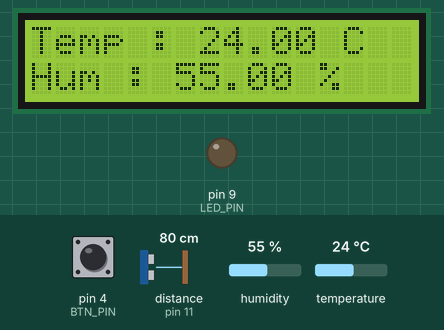
Simulated run of this sketch. Board: Arduino Uno, built with avr-gcc and run on an emulated ATmega328P. Parts: 16×2 character LCD, output pins drawn as LEDs (lit = HIGH). Inputs (shaded band) come from the test bench; at power-on: pin 4 (BTN_PIN) HIGH, distance to the obstacle (sensor on pin 11) 80 cm, humidity 55 %, temperature 24 °C. The echo pulse lasts 58.3 µs per cm; what the sketch prints to the serial monitor is not drawn.

Above: at 14.3 s.
14.4 s: pin 4 (BTN_PIN) pulled LOW for 0.15 s
At 15.4 s:
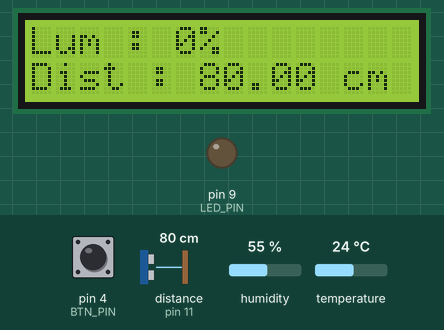
27.5 s: pin 4 (BTN_PIN) pulled LOW for 0.15 s
At 29.2 s:
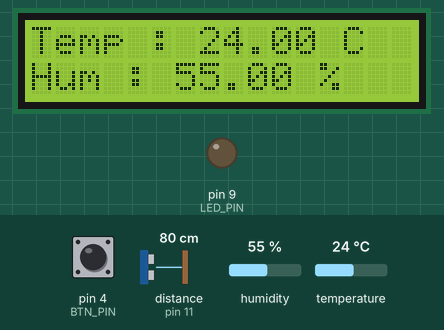
40.6 s: pin 4 (BTN_PIN) pulled LOW for 0.15 s
At 42.6 s:
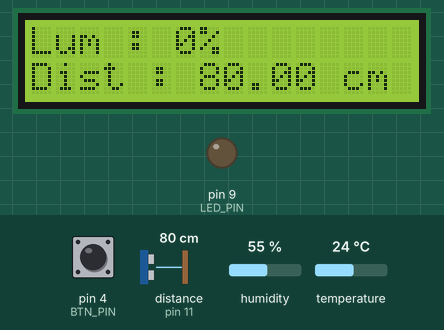
53.7 s: pin 4 (BTN_PIN) pulled LOW for 0.15 s
At 55.1 s:
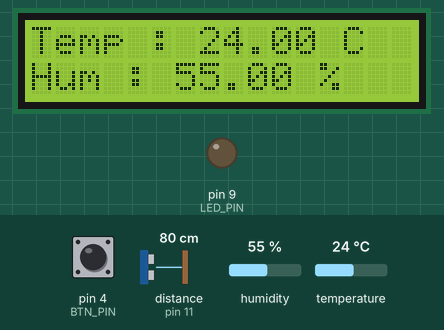
66.8 s: pin 4 (BTN_PIN) pulled LOW for 0.15 s
At 68.5 s:
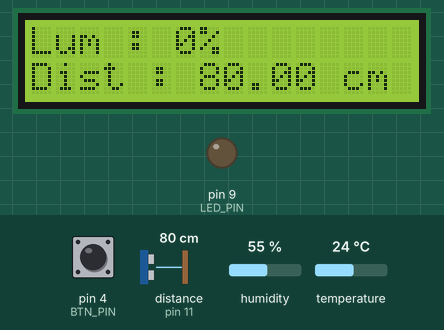
Timing chart, 0 to 70.0 s (numbered marks = the images above; inputs shaded):
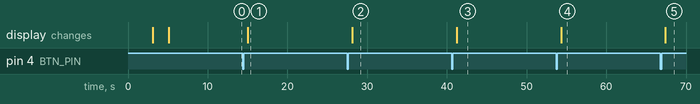

The sketch:

0sx_labo_04.ino
```cpp
#include <LiquidCrystal_I2C.h>
#include <OneButton.h>
#include <DHT.h>
#include <HCSR04.h>

#define LED_PIN 9
#define PHOTO_PIN A0
#define BTN_PIN 4
#define DHTPIN 7
#define DHTTYPE DHT11
#define TRIGGER_PIN 12
#define ECHO_PIN 11
#define LCD_ADDR 0x27

// Traduction
// State = État
// current = actuel
// rate = taux

enum AppState { DEMARRAGE,
                LUM_DIST,
                DHT_STATE,
                CALIBRATION };
// Lum dist = page 1, DHT_state = page 2
AppState currentState = DEMARRAGE;

// Définir les variables globales
unsigned long currentTime;
int luminosite = 0;
float temperature = 0.0;
float humidite = 0.0;
float distance = 0.0;
int val = 0;
int maximum;
int minimum;

LiquidCrystal_I2C lcd(LCD_ADDR, 16, 2);
OneButton button(BTN_PIN);
DHT dht(DHTPIN, DHTTYPE);
HCSR04 hc(TRIGGER_PIN, ECHO_PIN);

void setup() {
  Serial.begin(9600);

  initPins();
  lcdInit();
  buttonInit();
  initPhoto();
  dht.begin();
}

void initPins() {
  pinMode(LED_PIN, OUTPUT);
}

void lcdInit() {
  lcd.init();  // initialize the lcd
  lcd.backlight();
}

void buttonInit() {
  // Faire le code pour l'initialisation du bouton
  pinMode(BTN_PIN, INPUT_PULLUP);
  button.attachClick(switchState);
  button.attachDoubleClick(doubleClic);
}

void initPhoto() {
  maximum = 0;
  minimum = 1023;
}

void loop() {
  currentTime = millis();
  static unsigned long lastTime = 0;
  const int interval = 3000;


  switch (currentState) {
    case DEMARRAGE:
      bootState(currentTime);
      break;
    case LUM_DIST:
      lumDistState(currentTime);
      break;
    case DHT_STATE:
      dhtState(currentTime);
      break;
    case CALIBRATION:
      calibrationState(currentTime);
      break;
  }
  // Attach double clic to doubleclic()
  // Attach clic to switchState()

  button.tick();
  lireValeur(currentTime);

  if (currentTime - lastTime >= interval) {
    lastTime = currentTime;
    Serial.print("Lum: ");
    Serial.print(luminosite);
    Serial.print(", Min: ");
    Serial.print(minimum);
    Serial.print(", Max: ");
    Serial.print(maximum);
    Serial.print(", Dist: ");
    Serial.print(distance);
    Serial.print(", T: ");
    Serial.print(temperature);
    Serial.print(", H: ");
    Serial.print(humidite);

    Serial.println();
  }
}

void switchState() {
  if (currentState != DHT_STATE) {
    currentState = DHT_STATE;
  } else {
    currentState = LUM_DIST;
  }
}

void doubleClic() {
  currentState = CALIBRATION;
}

// Représente une tâche quelconque qui doit être exéctué de façon continue
void lireValeur(unsigned long ct) {
  static unsigned long lastTimeDHT = 0;
  static unsigned long lastTimeDist = 0;
  const int rate = 5000;
  const int shortRate = 250;
  static bool ledState = false;

  if (ct - lastTimeDHT > rate) {
    lastTimeDHT = ct;
    lireDHT(currentTime);
  }
  if (ct - lastTimeDist > shortRate) {
    lastTimeDist = ct;
    lireDistance(currentTime);
  }

  ledState = lireLuminosite(currentTime);

  digitalWrite(LED_PIN, ledState ? HIGH : LOW);
}

void lireDHT(unsigned long ct) {
  const int intervale = 5000;
  static unsigned long lastTime = 0;

  if (ct - lastTime > intervale) {
    lastTime = ct;
    temperature = dht.readTemperature();
    humidite = dht.readHumidity();
  }

  if (isnan(humidite) || isnan(temperature)) {
    Serial.println(F("Echec de la lecture du DHT!"));
    return;
  }
}

void lireDistance(unsigned long ct) {
  const int intervale = 250;
  static unsigned long lastTime = 0;


  if (ct - lastTime > intervale) {
    lastTime = ct;
    distance = hc.dist();
  }

  if (isnan(distance)) {
    Serial.println(F("Echec de la lecture du HC-RS04!"));
    return;
  }
}

bool lireLuminosite(unsigned long ct) {
  const int intervale = 500;
  static unsigned long lastTime = 0;
  const int petit = 0;
  const int grand = 100;
  static bool ledState = false;

  if (maximum <= minimum) {
    return false;
  }

  if (ct - lastTime > intervale) {
    lastTime = ct;

    luminosite = analogRead(PHOTO_PIN);
    luminosite = map(luminosite, minimum, maximum, petit, grand);
    luminosite = constrain(luminosite, 0, 100);

    if (luminosite < 30) {
      ledState = true;
    } else if (luminosite > 35) {
      ledState = false;
    }
  }

  return ledState;
}

void bootState(unsigned long ct) {
  static unsigned long startTime = 0;
  static bool first = true;
  const int exitTime = 3000;
  const int lcdRate = 250;

  if (startTime == 0) {
    startTime = ct;
  }

  if (first) {
    lcd.clear();
    lcd.setCursor(0, 0);
    lcd.print("Etd 1: 2390972");
    first = false;
  }

  if (ct - startTime > exitTime) {
    currentState = DHT_STATE;
    return;
  }
}

void lumDistState(unsigned long ct) {
  static unsigned long lastTime = 0;
  const int lcdRate = 250;

  if (ct - lastTime > lcdRate) {
    lastTime = ct;

    lcd.clear();
    lcd.setCursor(0, 0);
    lcd.print("Lum : ");
    lcd.print(luminosite);
    lcd.print("% ");
    lcd.setCursor(0, 1);
    lcd.print("Dist : ");
    lcd.print(distance);
    lcd.print(" cm ");
  }
}

void dhtState(unsigned long ct) {
  static unsigned long lastTime = 0;
  const int lcdRate = 250;

  if (ct - lastTime > lcdRate) {
    lastTime = ct;

    lcd.clear();
    lcd.setCursor(0, 0);
    lcd.print("Temp : ");
    lcd.print(temperature);
    lcd.print(" C ");
    lcd.setCursor(0, 1);
    lcd.print("Hum : ");
    lcd.print(humidite);
    lcd.print(" % ");
  }
}

void calibrationState(unsigned long ct) {
  static unsigned long lastTimeInt = 0;
  static unsigned long lastTimeLcd = 0;
  const int intervale = 50;
  const int lcdRate = 250;
  if (ct - lastTimeInt > intervale) {
    lastTimeInt = ct;
    val = analogRead(PHOTO_PIN);
  }

  if (val < minimum) {
    minimum = val;
  }
  if (val > maximum) {
    maximum = val;
  }

  if (currentTime - lastTimeLcd > lcdRate) {
    lastTimeLcd = ct;
    lcd.clear();
    lcd.setCursor(0, 0);
    lcd.print("Lum min : ");
    lcd.print(minimum);
    lcd.setCursor(0, 1);
    lcd.print("Lum max : ");
    lcd.print(maximum);
  }
}
```

Measured:
- after the input at 14.4 s, the display: changes after 0.63 s (image 1)
- after the input at 27.5 s, the display: changes after 0.63 s (image 2)
- after the input at 40.6 s, the display: changes after 0.63 s (image 3)
- after the input at 53.7 s, the display: changes after 0.63 s (image 4)
- after the input at 66.8 s, the display: changes after 0.63 s (image 5)
